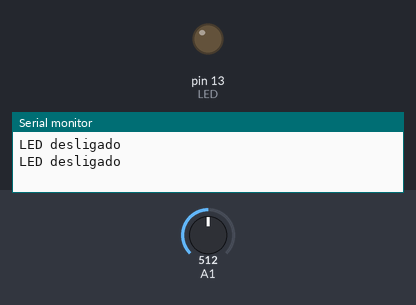
Simulated run of this sketch. Board: Arduino Uno, built with avr-gcc and run on an emulated ATmega328P. Shown: output pins drawn as LEDs (lit = HIGH), the last lines printed to the serial monitor. Inputs (shaded band) come from the test bench; at power-on: A1 = 512.

Above: at 1.8 s.
1.9 s: A1 set to 637
3.4 s: A1 set to 658
At 5.1 s:
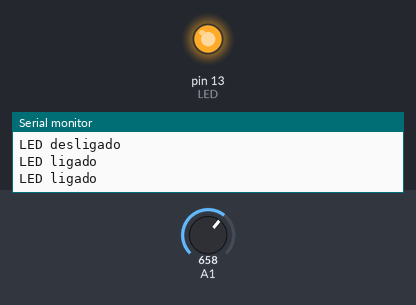
5.5 s: A1 set to 640
At 6.6 s:
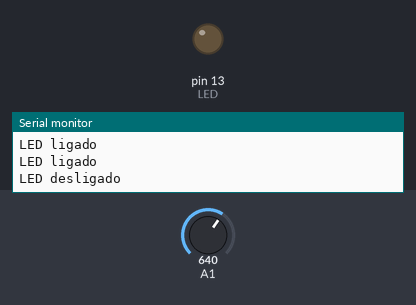
7.5 s: A1 set to 660
At 9.4 s:
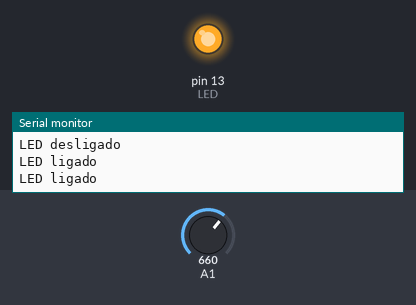
Timing chart, 0 to 10.5 s (numbered marks = the images above; inputs shaded):
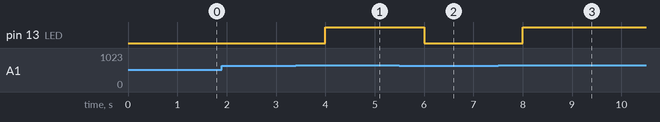

Measured:
- the behaviour switches between 650 and 651 on A1 (found by bisection; images 0 and 1)
- after the input at 3.4 s, pin 13 (LED): LOW → HIGH after 0.60 s
- after the input at 5.5 s, pin 13 (LED): HIGH → LOW after 0.50 s
- after the input at 7.5 s, pin 13 (LED): LOW → HIGH after 0.50 s

The sketch:

LDR.ino
```cpp
// C++ code
//
int LDR = 0;
int LED = 13;
void setup()
{
  pinMode(A1, INPUT);
  pinMode(LED, OUTPUT);
  Serial.begin(9600);
}

void loop()
{
  int LDR = analogRead(A1);
  	if (LDR>650){
      Serial.println("LED ligado");
    	digitalWrite(LED, 1);
    }

  	else {
      digitalWrite(LED, 0);
      Serial.println("LED desligado");
    }
  delay(1000);

}
```
